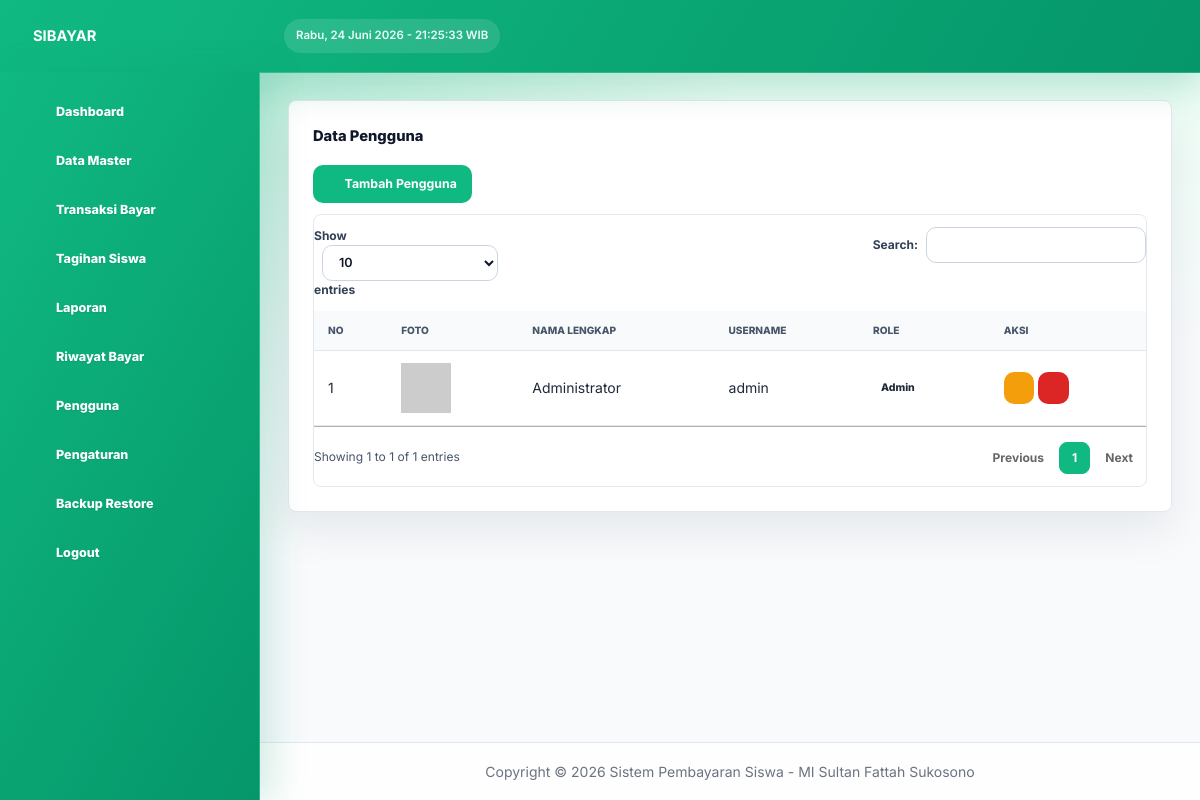
The page /pengaturan/pengguna.php (signed in) on the database as committed earlier.
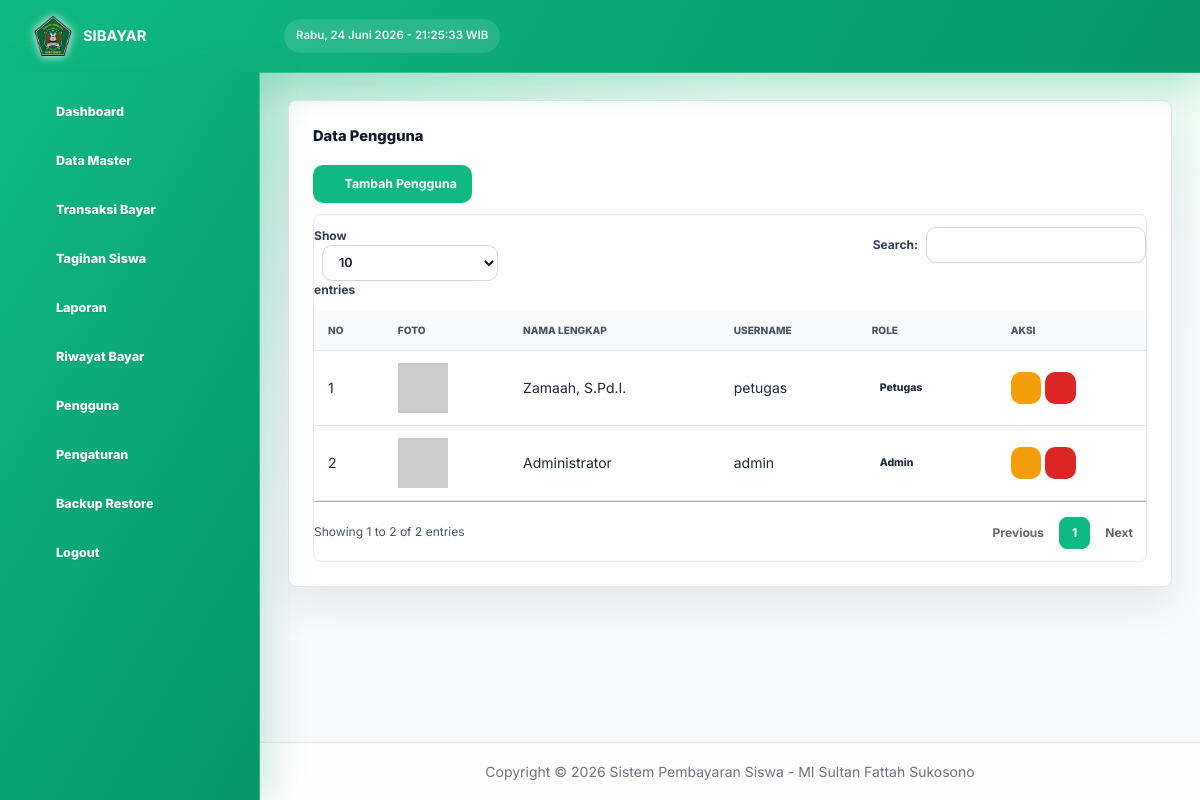
The same page on the database as committed later.
### tables this page shows
CREATE TABLE `pengguna` (
  `id_pengguna` int NOT NULL AUTO_INCREMENT,
  `username` varchar(50) NOT NULL,
  `password` varchar(255) NOT NULL,
  `nama_lengkap` varchar(100) NOT NULL,
  `role` enum('admin','petugas') NOT NULL,
  `created_at` timestamp NULL DEFAULT CURRENT_TIMESTAMP,
  `foto` varchar(255) DEFAULT NULL,
  PRIMARY KEY (`id_pengguna`),
  UNIQUE KEY `username` (`username`)
);

### config/config.php (called while the page is built, shortened)
<?php
if (!isset($base_url)) {
    $protocol = (isset($_SERVER['HTTPS']) && $_SERVER['HTTPS'] === 'on' ? "https" : "http");
    $server_host = $_SERVER['HTTP_HOST'];
    if (strpos($server_host, '.test') !== false || strpos($server_host, '.local') !== false) {
        $base_url = $protocol . "://" . $server_host;
    }
    else {
        $project_path = str_replace('\\', '/', __DIR__);
        $project_path = dirname($project_path);
        $doc_root = str_replace('\\', '/', $_SERVER['DOCUMENT_ROOT']);
        $path = str_replace($doc_root, '', $project_path);
        $path = trim($path, '/');
        if (empty($path)) {
            $base_url = $protocol . "://" . $server_host;
        } else {
            $base_url = $protocol . "://" . $server_host . "/" . $path;
        }
    }
}
function base_url($path = "") {
    global $base_url;
    return $base_url . "/" . ltrim($path, "/");
}
?>

### pengaturan/pengguna.php (the view, shortened to what the changed rows need)
<?php
include '../template/header.php';
include '../template/sidebar.php';
?>
<div class="row">
    <div class="col-lg-12 grid-margin stretch-card">
        <div class="card">
            <div class="card-body">
                <h4 class="card-title">Data Pengguna</h4>
                <button type="button" class="btn btn-primary mb-3" data-tailwind-modal-target="#modalTambah">
                    <i class="mdi mdi-plus"></i> Tambah Pengguna
                </button>
                <div class="table-responsive">
                    <table class="table table-striped table-hover" id="table-pengguna">
                        <thead>
                            <tr>
                                <th>No</th>
                                <th>Foto</th>
                                <th>Nama Lengkap</th>
                                <th>Username</th>
                                <th>Role</th>
                                <th>Aksi</th>
                            </tr>
                        </thead>
                        <tbody>
                            <?php
                            $no = 1;
                            $query = mysqli_query($koneksi, "SELECT * FROM pengguna ORDER BY id_pengguna DESC");
                            while ($row = mysqli_fetch_assoc($query)) :
                                $foto = $row['foto'] ?? '';
                                $foto_disk = __DIR__ . '/../assets/images/faces/' . $foto;
                                if ($foto !== '' && is_file($foto_disk)) {
                                    $foto_url = base_url('assets/images/faces/' . rawurlencode($foto));
                                } else {
                                    $foto_url = 'https://ui-avatars.com/api/?name=' . urlencode($row['nama_lengkap']) . '&background=random&color=fff';
                                }
                            ?>
                                <tr>
                                    <td><?= $no++ ?></td>
                                    <td>
                                        <img src="<?= $foto_url ?>" alt="Foto Profil" class="img-lg rounded-circle" style="width: 50px; height: 50px; object-fit: cover;">
                                    </td>
                                    <td><?= $row['nama_lengkap'] ?></td>
                                    <td><?= $row['username'] ?></td>
                                    <td>
                                        <?php if($row['role'] == 'admin'): ?>
                                            <span class="badge badge-success">Admin</span>
                                        <?php else: ?>
                                            <span class="badge badge-info">Petugas</span>
                                        <?php endif; ?>
                                    </td>
                                    <td>
                                        <button type="button" class="btn btn-warning btn-sm btn-edit"
                                            data-id="<?= $row['id_pengguna'] ?>"
                                            data-nama="<?= $row['nama_lengkap'] ?>"
                                            data-username="<?= $row['username'] ?>"
                                            data-role="<?= $row['role'] ?>">
                                            <i class="mdi mdi-pencil"></i>
                                        </button>
                                        <a href="pengguna.php?hapus=<?= $row['id_pengguna'] ?>" class="btn btn-danger btn-sm btn-hapus">
                                            <i class="mdi mdi-delete"></i>
                                        </a>
                                    </td>
                                </tr>
                            <?php endwhile; ?>
                        </tbody>
                    </table>
                </div>
            </div>
        </div>
    </div>
</div>
<?php include '../template/footer.php'; ?>

### template/header.php (shortened to what the changed rows need)
<?php
include_once __DIR__ . '/../config/config.php';
$logo_sekolah = (string)$_SESSION['logo_sekolah_cache'];
$style_path = __DIR__ . '/../assets/css/custom.css';
$style_ver = @filemtime($style_path);
?>
<!DOCTYPE html>
<html lang="id">
<head>
    <link rel="stylesheet" href="<?= base_url('assets/vendors/mdi/css/materialdesignicons.min.css') ?>">
    <script src="https://cdn.tailwindcss.com"></script>
    <link rel="stylesheet" href="https://cdn.datatables.net/1.10.24/css/jquery.dataTables.min.css">
    <link rel="stylesheet" href="<?= base_url('assets/css/custom.css') ?>?v=<?= $style_ver ?>">
</head>
<body>
    <div class="container-scroller">
        <nav class="navbar default-layout w-full p-0 fixed top-0 z-50 flex flex-row">
            <div class="navbar-brand-wrapper flex items-center justify-start">
                <a class="navbar-brand brand-logo flex items-center justify-start" href="<?= base_url() ?>" style="padding-left: 15px;">
                    <?php if (!empty($logo_sekolah)) : ?>
                        <img src="<?= base_url('assets/images/' . $logo_sekolah) ?>" alt="logo" style="width: 40px; height: 40px; margin: 0 10px 0 0 !important; filter: drop-shadow(0px 0px 5px white);" />
                    <?php endif; ?>
                    <h3 class="mb-0 font-bold text-white">SIBAYAR</h3>
                </a>
            </div>
        </nav>
        <div class="container-fluid page-body-wrapper">

Rows that differ between the two databases and show on the page:
added pengguna: nama_lengkap "Zamaah, S.Pd.I.", username "petugas", role "Petugas"
Other text that changed with them:
text written by a page script: "Show entries Search: Showing 1 to 1 of 1 entries Previous 1 Next" → "Show entries Search: Showing 1 to 2 of 2 entries Previous 1 Next"
